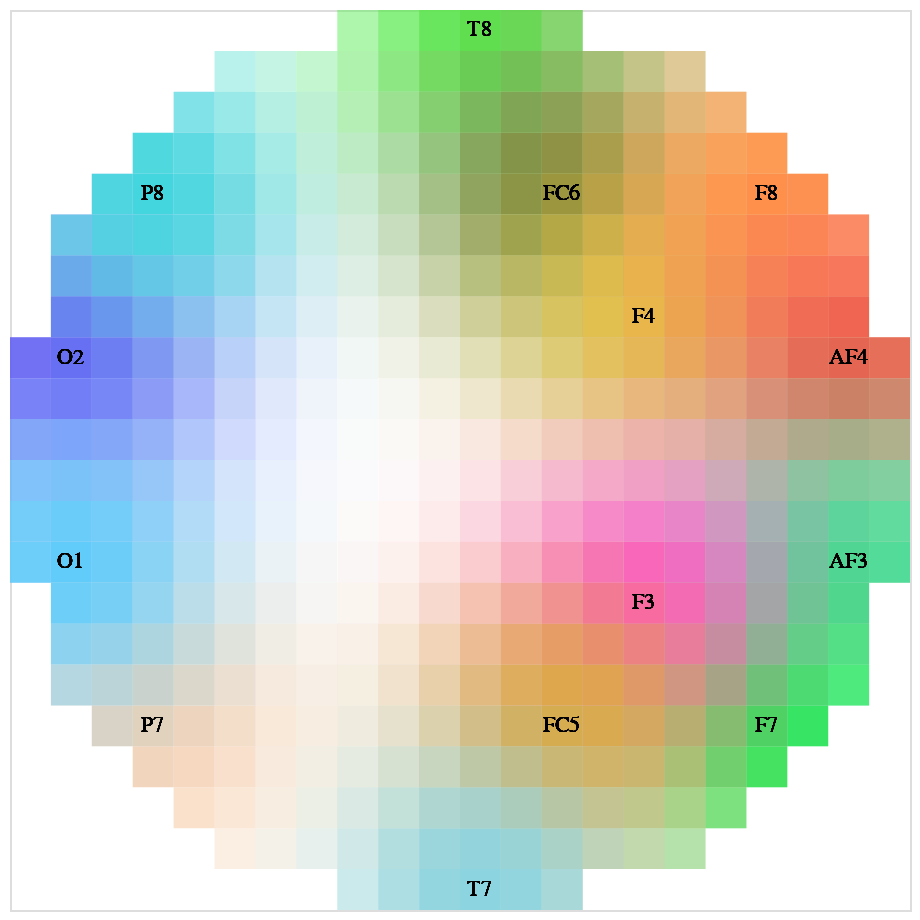

The code cell stored with this chart in its notebook:
### Code cell
df = pd.DataFrame(Ws)
range_ = [
   "#7047F5", "#43D6DE", "#5EF556", "#637939", "#E0CF46", "#FF9E4D", "#FA5445",
   "#46E099", "#01FF4B", "#FF4DDC", "#E6A32F", "#8BD4E0", "#FFD2B0", "#61CCFA",
]
main_chart = alt.Chart(df).mark_rect(
).encode(
    x=alt.X('x:N',
         axis=None
    ),
    y=alt.Y('y:N',
         axis=None
    ),
    color=alt.Color('ch', legend=None,
                    scale=alt.Scale(domain=channels, range=range_)),
    opacity=alt.Opacity('w', scale=alt.Scale(range=[0, 1]), legend=None)
)
text_chart = alt.Chart(df).mark_text(
).encode(
    x='x:N',
    y='y:N',
    text='T',
)

chart = (
    main_chart + text_chart
).properties(
    width=450,
    height=450
)

chart

### Figure 1 — Vega-Lite specification as saved in the notebook (floating-point values rounded to 4 significant figures; data arrays with more than 128 entries replaced by an {"elided": "..."} marker saying what was removed)
{"config": {"view": {"continuousWidth": 300, "continuousHeight": 300}}, "layer": [{"mark": {"type": "rect"}, "encoding": {"color": {"field": "ch", "legend": null, "scale": {"domain": ["O2", "P8", "T8", "FC6", "F4", "F8", "AF4", "AF3", "F7", "F3", "FC5", "T7", "P7", "O1"], "range": ["#7047F5", "#43D6DE", "#5EF556", "#637939", "#E0CF46", "#FF9E4D", "#FA5445", "#46E099", "#01FF4B", "#FF4DDC", "#E6A32F", "#8BD4E0", "#FFD2B0", "#61CCFA"]}, "type": "nominal"}, "opacity": {"field": "w", "legend": null, "scale": {"range": [0, 1]}, "type": "quantitative"}, "x": {"axis": null, "field": "x", "type": "nominal"}, "y": {"axis": null, "field": "y", "type": "nominal"}}}, {"mark": {"type": "text"}, "encoding": {"text": {"field": "T", "type": "nominal"}, "x": {"field": "x", "type": "nominal"}, "y": {"field": "y", "type": "nominal"}}}], "data": {"name": "data-cb5375546a800f138e2366c60ce4dcfc"}, "height": 450, "width": 450, "$schema": "https://vega.github.io/schema/vega-lite/v5.14.1.json", "datasets": {"data-cb5375546a800f138e2366c60ce4dcfc": {"elided": "6776 records"}}}
